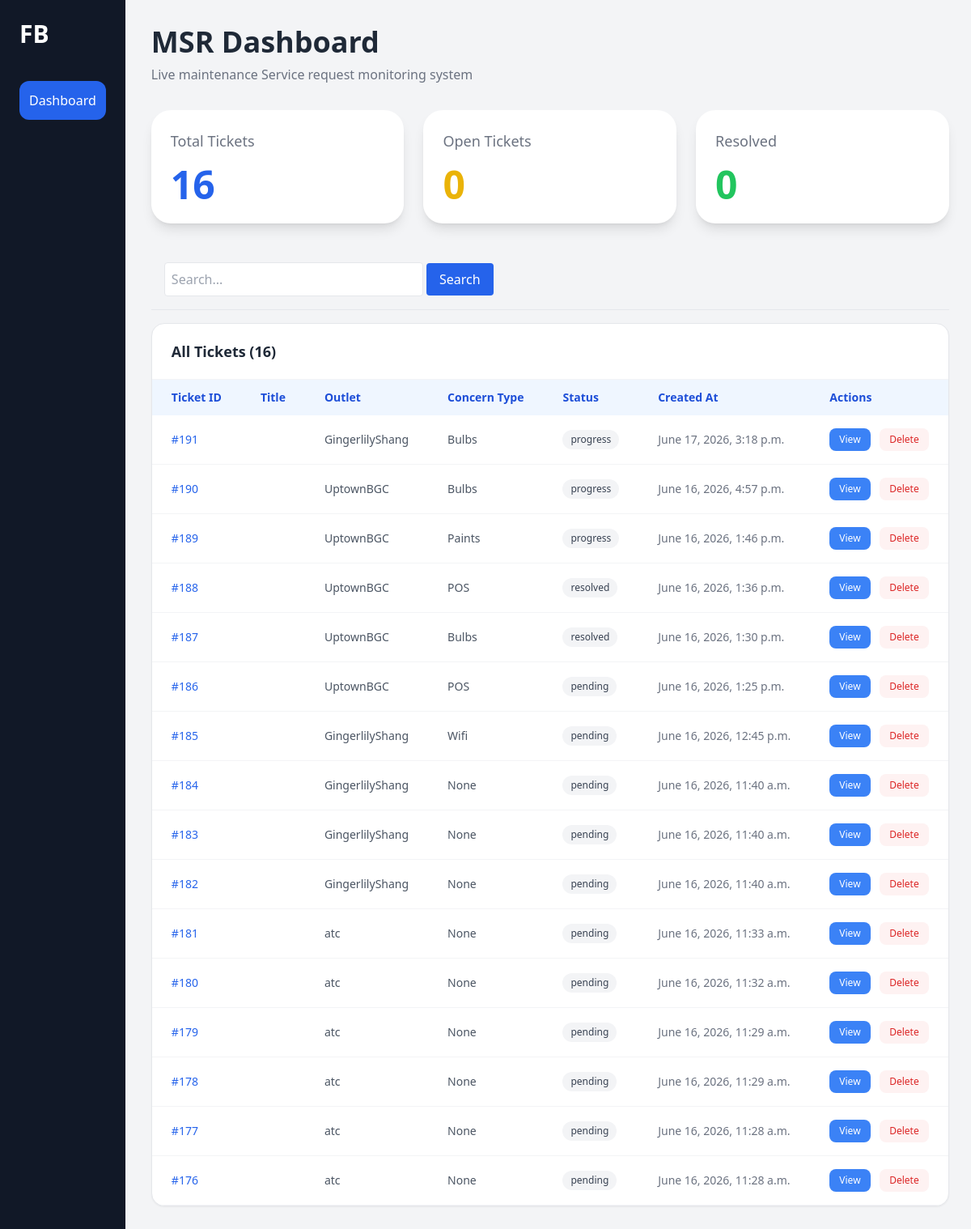
/admin_dashboard/, run on an earlier commit of the app's database.
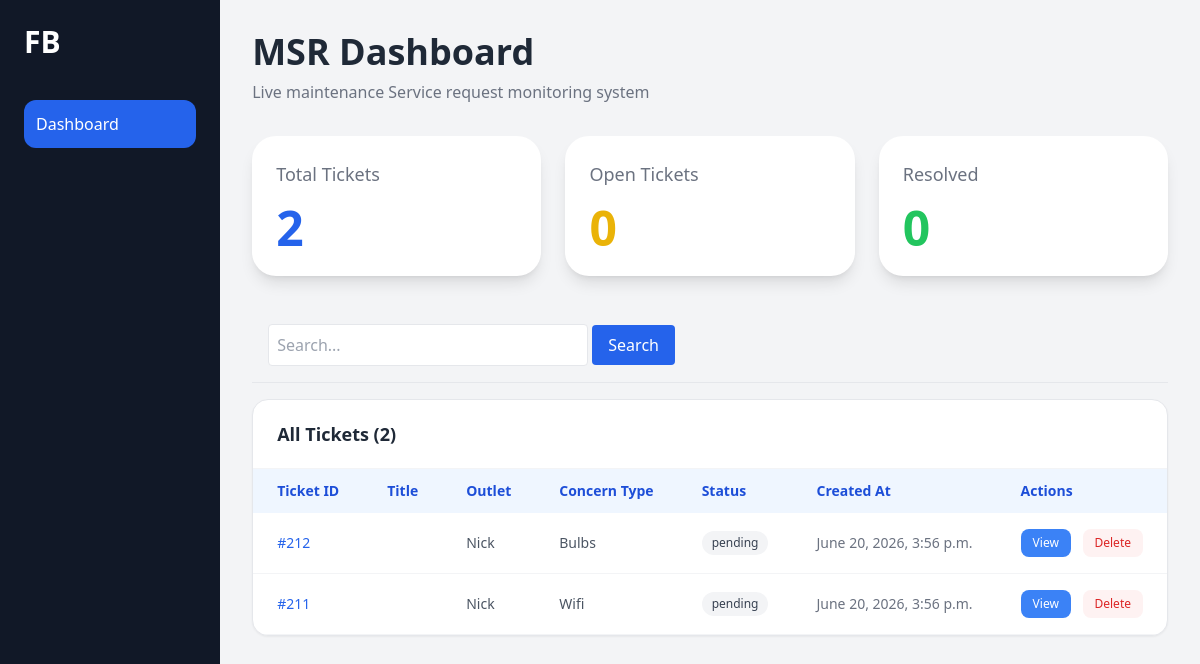
And on a later commit of the database.
### tickets/models.py (models this page shows, shortened)
class Ticket(models.Model):
    status_choices = [
    ('pending', 'Pending'),
    ('progress', 'In Progress'),
    ('resolved', 'Resolved'),
    ]
    PRIORITY_CHOICES = [
    ('Low', 'Low'),
    ('Medium', 'Medium'),
    ('High', 'High'),
    ]
    is_opened = models.BooleanField(default=False)
    user = models.ForeignKey(User, on_delete=models.CASCADE, null=True, blank=True)
    email = models.EmailField()
    title = models.CharField(max_length=100)
    message = models.TextField()
    status = models.CharField(max_length=20,choices=status_choices, default='pending')
    attachment = models.FileField(upload_to='tickets/', null=True, blank=True)
    created_at = models.DateTimeField(auto_now_add=True)
    resolve_at = models.DateTimeField(null=True, blank=True)
    department = models.ForeignKey(Department, on_delete=models.CASCADE, related_name="tickets", null=True, blank=True)
    priority = models.CharField(max_length=20, choices=PRIORITY_CHOICES, default='Medium')
    concern_type = models.ForeignKey(ConcernType, on_delete=models.SET_NULL, null=True, blank=True)
    scheduled_date = models.DateField(null=True, blank=True)
    scheduled_time = models.TimeField(null=True, blank=True)
    admin_note = models.TextField(blank=True, null=True)
    deadline = models.DateTimeField(null=True, blank=True)
    outlet = models.ForeignKey(
    Outlet,
    on_delete=models.SET_NULL,
    null=True,
    blank=True,)
    outlet_ticket_no = models.PositiveIntegerField(
        editable=False,
        null=True,
        blank=True
    )
    created_by = models.ForeignKey(
        User,
        on_delete=models.SET_NULL,
        null=True,
        blank=True,
        related_name="created_tickets"
    )
    description = models.TextField()
    assigned_to = models.ForeignKey(
        Technician,
        on_delete=models.SET_NULL,
        null=True,
        blank=True
        )

class ConcernType(models.Model):
    department = models.ForeignKey(
        Department,
        on_delete=models.CASCADE,
        related_name='concerns'
        )
    name = models.CharField(max_length=100)
    deadline_days = models.PositiveIntegerField(default=3)
    def __str__(self):
        return self.name

### tickets/views/dashboard.py (the view, shortened to what this page needs)
# urls.py: path("admin_dashboard/", views.admin_dashboard, name="admin_dashboard"),
def admin_dashboard(request):
    tickets = Ticket.objects.annotate(
        status_order=Case(
            When(status="Pending", then=0),
            When(status="Open", then=1),
            When(status="Resolved", then=2),
            default=99,
            output_field=IntegerField(),
        )
    ).order_by("status_order", "-created_at")
    q = request.GET.get("q")
    return render(request, "admin.html", {
        "tickets": tickets,
        "total_tickets": tickets.count(),
        "open_tickets": tickets.filter(status="Open").count(),
        "resolved_tickets": tickets.filter(status="Resolved").count(),
    })

### tickets/templates/admin.html (shortened to what the changed rows need)
<!DOCTYPE html>
<html>
<head>
    <script src="https://cdn.tailwindcss.com"></script>
</head>
<body class="bg-gray-100 min-h-screen">
<div class="flex">
    <aside class="hidden md:block w-64 bg-gray-900 text-white min-h-screen p-6">
        <h1 class="text-3xl font-bold mb-10">FB</h1>
    </aside>
    <main class="flex-1 p-4 md:p-8">
        <div class="flex justify-between items-center mb-8">
            <div>
                <h2 class="text-2xl md:text-4xl font-bold text-gray-800">MSR Dashboard</h2>
            </div>
        </div>
        <div class="grid grid-cols-1 md:grid-cols-3 gap-6 mb-8">
            <div class="bg-white p-6 rounded-3xl shadow-lg">
                <h3 class="text-gray-500 text-lg">Total Tickets</h3>
                <p class="text-5xl font-bold mt-4 text-blue-600">{{ total_tickets }}</p>
            </div>
        </div>
        <div class="bg-white rounded-2xl shadow-sm overflow-hidden border border-gray-200">
            <div class="px-6 py-5 border-b border-gray-100 flex items-center justify-between">
                <h3 class="text-lg font-semibold text-gray-800">All Tickets ({{ total_tickets }})</h3>
            </div>
            <div class="overflow-x-auto">
                <table class="w-full text-sm">
                    <thead>
                        <tr class="bg-blue-50 text-blue-700">
                            <th class="text-left px-6 py-3 font-semibold whitespace-nowrap">Ticket ID</th>
                            <th class="text-left px-6 py-3 font-semibold whitespace-nowrap">Title</th>
                            <th class="text-left px-6 py-3 font-semibold whitespace-nowrap">Outlet</th>
                            <th class="text-left px-6 py-3 font-semibold whitespace-nowrap">Concern Type</th>
                            <th class="text-left px-6 py-3 font-semibold whitespace-nowrap">Status</th>
                            <th class="text-left px-6 py-3 font-semibold whitespace-nowrap">Created At</th>
                            <th class="text-left px-6 py-3 font-semibold whitespace-nowrap">Actions</th>
                        </tr>
                    </thead>
                    <tbody id="ticketTable">
                        {% for ticket in tickets %}
                        <tr data-ticket-id="{{ ticket.id }}"
                            class="border-b border-gray-100 hover:bg-gray-50 transition cursor-pointer">
                            <td class="px-6 py-4 font-medium text-blue-600 whitespace-nowrap">#{{ ticket.id }}</td>
                            <td class="px-6 py-4 text-gray-800 max-w-xs truncate">{{ ticket.title }}</td>
                            <td class="px-6 py-4 text-gray-600 whitespace-nowrap">{{ ticket.user }}</td>
                            <td class="px-6 py-4 text-gray-600 whitespace-nowrap">{{ ticket.concern_type }}</td>
                            <td class="px-6 py-4 status whitespace-nowrap">
                                <span class="inline-flex items-center gap-1.5 px-2.5 py-1 rounded-full text-xs font-medium
                                    {% if ticket.status == 'Pending' %}bg-amber-100 text-amber-700
                                    {% elif ticket.status == 'Resolved' %}bg-green-100 text-green-700
                                    {% else %}bg-gray-100 text-gray-700{% endif %}">
                                    {{ ticket.status }}
                                </span>
                            </td>
                            <td class="px-6 py-4 text-gray-500 whitespace-nowrap">{{ ticket.created_at }}</td>
                            <td class="px-6 py-4 whitespace-nowrap space-x-2">
                                <button onclick="toggleDetails('{{ ticket.id }}')"
                                    class="bg-blue-500 text-white px-3 py-1.5 rounded-lg text-xs font-medium hover:bg-blue-600 transition">View</button>
                                <button onclick="deleteTicket('{{ ticket.id }}')"
                                    class="bg-red-50 text-red-600 px-3 py-1.5 rounded-lg text-xs font-medium hover:bg-red-100 transition">Delete</button>
                            </td>
                        </tr>
                        {% endfor %}
                    </tbody>
                </table>
            </div>
        </div>
    </main>
</div>
{% load static %}
</body>
</html>

What changed in the data, as far as the page shows it:
removed Ticket: id "191", user "GingerlilyShang", concern_type "Bulbs", status "progress", created_at "June 17, 2026, 3:18 p.m."
removed Ticket: id "190", user "UptownBGC", concern_type "Bulbs", status "progress", created_at "June 16, 2026, 4:57 p.m."
removed Ticket: id "189", user "UptownBGC", concern_type "Paints", status "progress", created_at "June 16, 2026, 1:46 p.m."
removed Ticket: id "188", user "UptownBGC", concern_type "POS", status "resolved", created_at "June 16, 2026, 1:36 p.m."
removed Ticket: id "187", user "UptownBGC", concern_type "Bulbs", status "resolved", created_at "June 16, 2026, 1:30 p.m."
removed Ticket: id "186", user "UptownBGC", concern_type "POS", status "pending", created_at "June 16, 2026, 1:25 p.m."
removed Ticket: id "185", user "GingerlilyShang", concern_type "Wifi", status "pending", created_at "June 16, 2026, 12:45 p.m."
removed Ticket: id "184", user "GingerlilyShang", concern_type "None", status "pending", created_at "June 16, 2026, 11:40 a.m."
removed Ticket: id "183", user "GingerlilyShang", concern_type "None", status "pending", created_at "June 16, 2026, 11:40 a.m."
removed Ticket: id "182", user "GingerlilyShang", concern_type "None", status "pending", created_at "June 16, 2026, 11:40 a.m."
removed Ticket: id "181", user "atc", concern_type "None", status "pending", created_at "June 16, 2026, 11:33 a.m."
removed Ticket: id "180", user "atc", concern_type "None", status "pending", created_at "June 16, 2026, 11:32 a.m."
removed Ticket: id "179", user "atc", concern_type "None", status "pending", created_at "June 16, 2026, 11:29 a.m."
removed Ticket: id "178", user "atc", concern_type "None", status "pending", created_at "June 16, 2026, 11:29 a.m."
removed Ticket: id "177", user "atc", concern_type "None", status "pending", created_at "June 16, 2026, 11:28 a.m."
removed Ticket: id "176", user "atc", concern_type "None", status "pending", created_at "June 16, 2026, 11:28 a.m."
added Ticket: id "212", user "Nick", concern_type "Bulbs", status "pending", created_at "June 20, 2026, 3:56 p.m."
added Ticket: id "211", user "Nick", concern_type "Wifi", status "pending", created_at "June 20, 2026, 3:56 p.m."
Also different on the page:
{{ total_tickets }}: "16" → "2"
